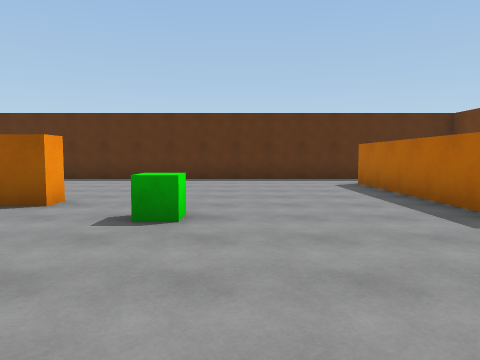
View 1 (above)

24 first-person views from a walk through a 3-D level made in the Unity game engine. The camera is 1.4 m above the floor, tilts 4° down and sees 70° across. The floor is counted in squares, 2 m on a side. Each view is taken from the middle of a square. On the plan, view 1 faces up. The plan holds only what a view shows up to about 11 squares ahead; the rest is blank. The place goes on beyond the plan. The player character is not drawn.

View 2
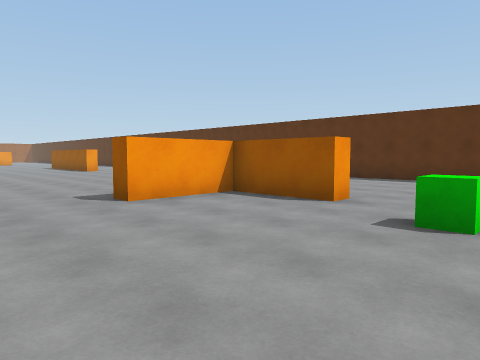

View 3
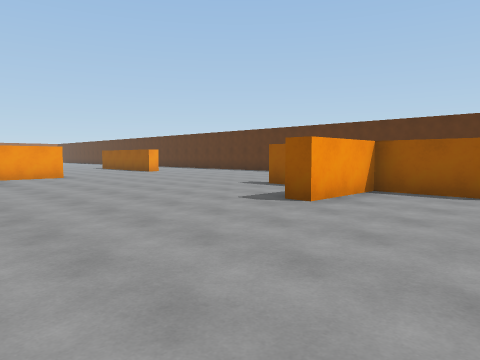

View 4
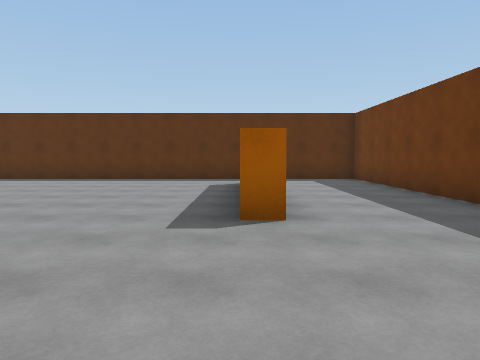

View 5
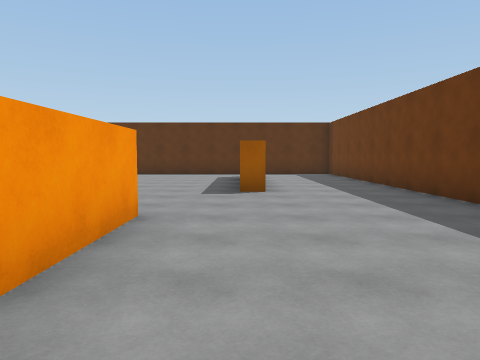

View 6
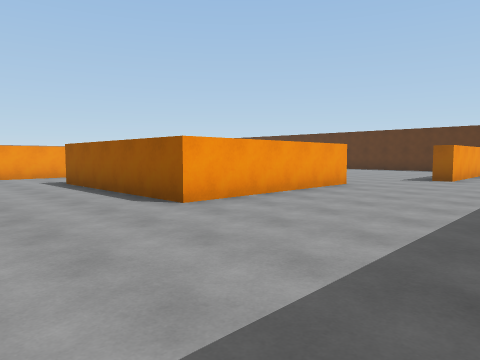

View 7
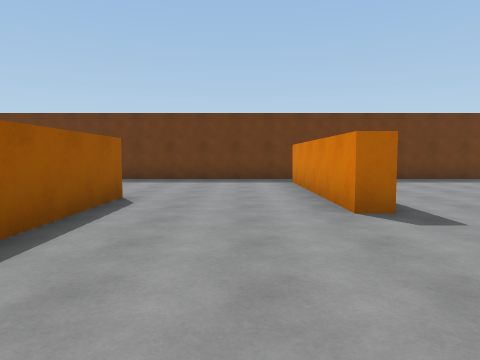

View 8
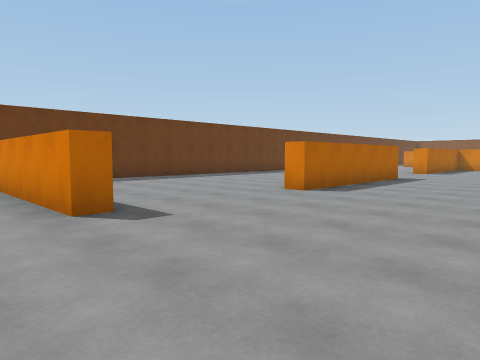

View 9
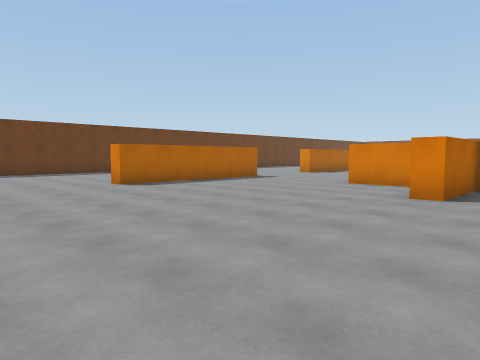

View 10
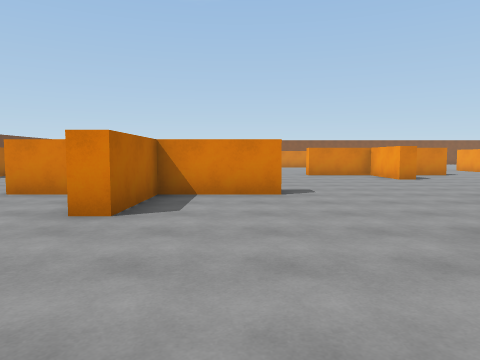

View 11
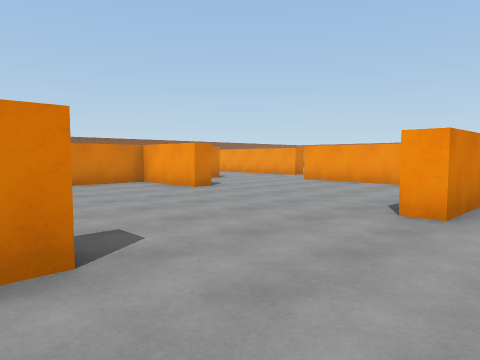

View 12
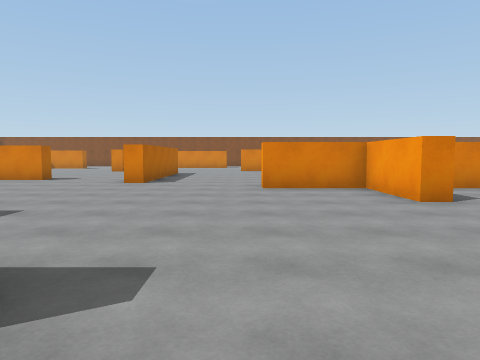

View 13
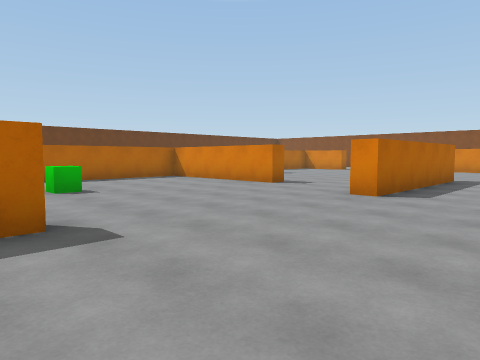

View 14
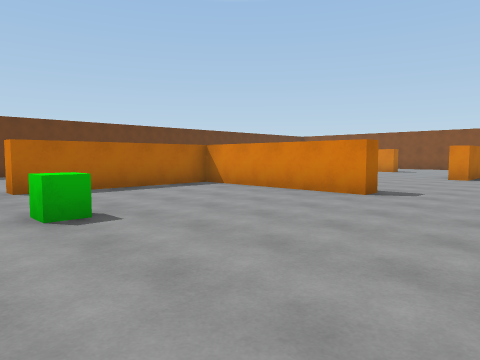

View 15
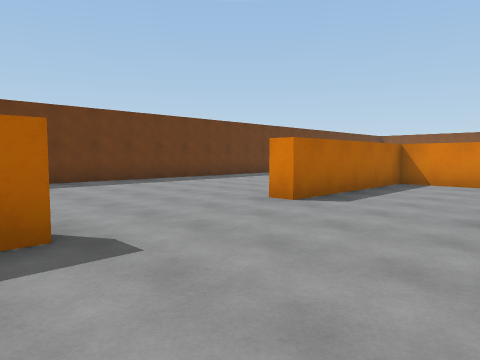

View 16
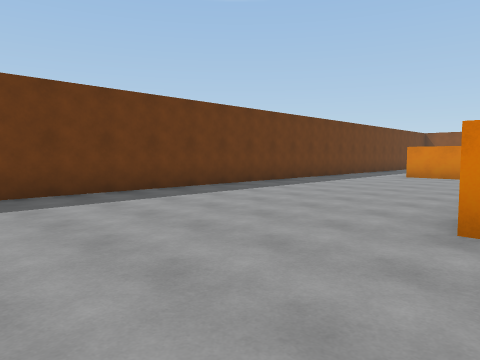

View 17
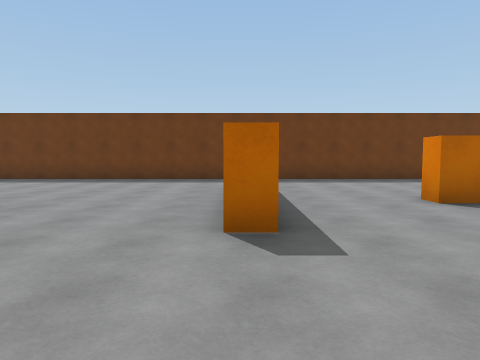

View 18
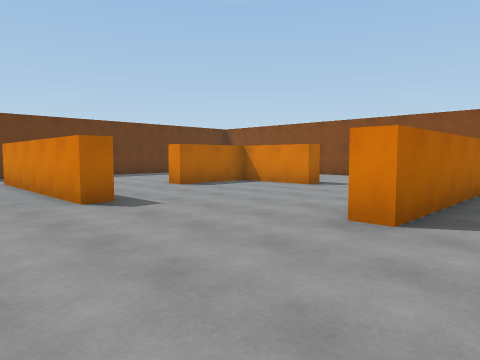

View 19
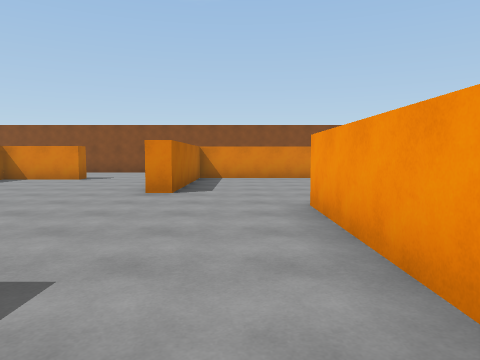

View 20
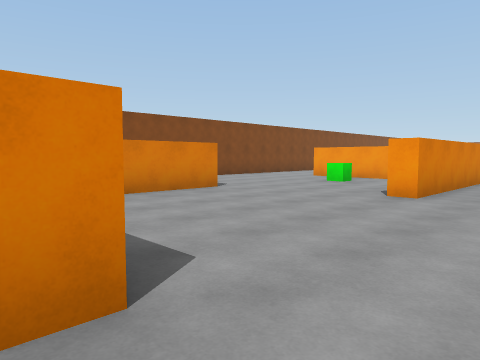

View 21
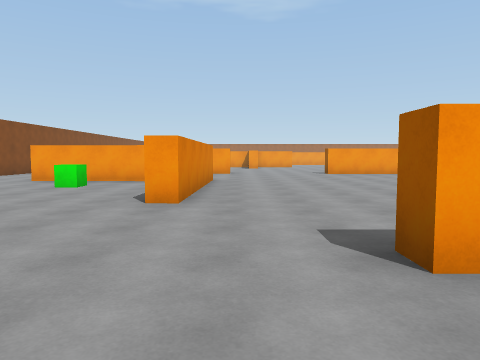

View 22
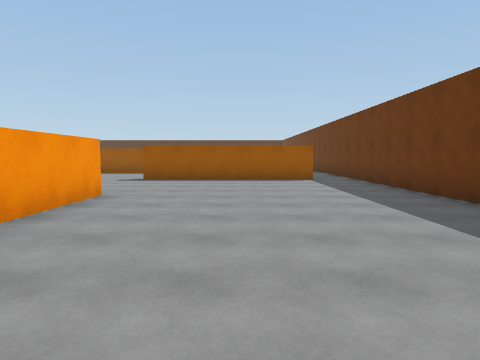

View 23
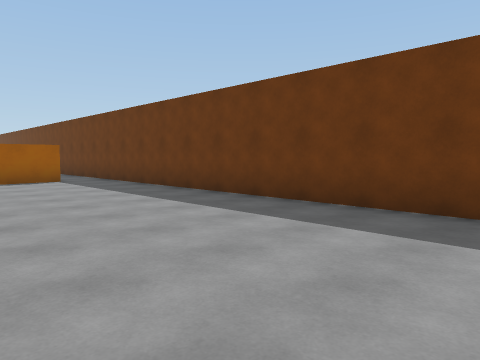

View 24
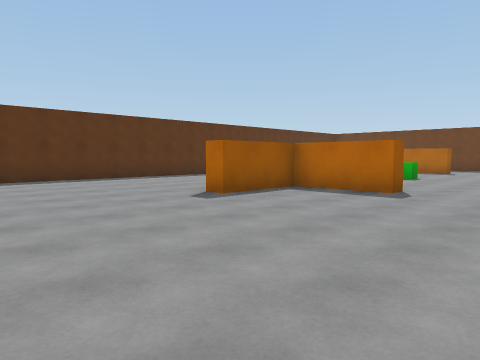

### Floor plan
Points are (right, up) in squares from view 1. A wall is a line through its corners. A room is listed if a view was taken in it or the views show most of it. See-through windows are left out.
Room 1 (views 1, 2, 3, 4, 5, 6, 7, 8, 9, 10, 11, 12, 13, 14, 15, 16, 17, 18, 19, 20, 21, 22, 23, 24)
walls: (-5.2, -16.2) (-3.8, -16.2); (-8.9, -16.2) (-6.5, -16.2) (-6.5, -14) (-6, -14); (-6.5, -19) (-6.5, -18.5); (0, -16.9) (0, -11.9) (0.5, -11.9) (0.5, -14.5); (-13.6, -15) (-12.1, -15) (-12.2, -15.5); (-5.9, -3.2) (-5.9, -5); (-13.4, -20.2) (-12.8, -20.2) (-12.8, -22.4) (-10.5, -22.4); (-16.6, -17) (-16.7, -20); (5.2, -7.9) (0.2, -7.9) (0.2, -7.4) (5.1, -7.4); (-7, -25.4) (-7, -28.8) (-7.5, -28.8) (-7.5, -23.9) (-7, -23.9); (-4.3, -25.5) (-4.3, -25) (0.2, -25) (0.2, -20.5) (0.8, -20.5); (-15.2, -22.4) (-14.6, -22.4); (1.8, 1) (1.8, -4) (-3.2, -4); (-13.7, 1.8) (-13.8, 0); (-2.7, 5.4) (-2.7, 4.8) (-4.9, 4.8) (-4.9, 2.5) (-5.4, 2.5) (-5.4, 4.8) (-7.7, 4.8) (-7.7, 5.2); (-0.9, -29.4) (-0.9, -28.9) (4.1, -28.9); (3, 4.2) (3, 8.8); (6.5, 1.9) (6.5, 10.5) (-10.2, 10.5); (3.5, 6.1) (3.5, 3.7) (3, 3.7); (-14.9, -30.8) (-10, -30.9) (-10.1, -31.4); (6.5, -29.6) (6.5, -2.4); (-14.5, -32.6) (-14.6, -35.6); (-9.2, -34.9) (-4.7, -34.9) (-4.7, -30.4) (-4.1, -30.4); (-1.2, -34.8) (-1.2, -34.2) (1, -34.2) (1, -32) (1.6, -32)
ways out: opening at (1, -30.5); opening at (5.5, -29)
objects: green cube (-13, -34); green cube (-3, -20); green cube (-1, 4)

Where each view was taken, in squares from view 1:
view 1: 0 up, 0 right, facing up
view 2: 0 up, 0 right, facing up-left
view 3: 2 down, 2 left, facing up-left
view 4: 0 up, 3 right, facing up
view 5: 3 down, 3 right, facing up
view 6: 7 down, 6 right, facing up-left
view 7: 6 down, 4 left, facing right
view 8: 6 down, 4 left, facing down-right
view 9: 8 down, 8 left, facing down-right
view 10: 10 down, 8 left, facing down
view 11: 14 down, 8 left, facing down-left
view 12: 15 down, 10 left, facing down
view 13: 18 down, 10 left, facing down-right
view 14: 19 down, 7 left, facing down-right
view 15: 16 down, 3 left, facing down-right
view 16: 17 down, 0 right, facing down-right
view 17: 29 down, 4 left, facing right
view 18: 27 down, 6 left, facing down-right
view 19: 24 down, 6 left, facing down
view 20: 29 down, 4 left, facing down-left
view 21: 30 down, 5 left, facing left
view 22: 18 down, 3 right, facing up
view 23: 18 down, 2 right, facing up-right
view 24: 0 up, 12 left, facing up-right
